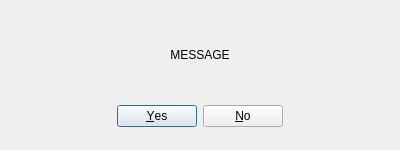
<?xml version="1.0" encoding="UTF-8"?>
<ui version="4.0">
 <class>DialogYN</class>
 <widget class="QDialog" name="DialogYN">
  <property name="geometry">
   <rect>
    <x>0</x>
    <y>0</y>
    <width>400</width>
    <height>150</height>
   </rect>
  </property>
  <property name="windowTitle">
   <string>Dialog</string>
  </property>
  <widget class="QDialogButtonBox" name="buttonBoxYN">
   <property name="geometry">
    <rect>
     <x>20</x>
     <y>100</y>
     <width>360</width>
     <height>32</height>
    </rect>
   </property>
   <property name="orientation">
    <enum>Qt::Orientation::Horizontal</enum>
   </property>
   <property name="standardButtons">
    <set>QDialogButtonBox::StandardButton::No|QDialogButtonBox::StandardButton::Yes</set>
   </property>
   <property name="centerButtons">
    <bool>true</bool>
   </property>
  </widget>
  <widget class="QLabel" name="labelMessage">
   <property name="geometry">
    <rect>
     <x>20</x>
     <y>20</y>
     <width>360</width>
     <height>70</height>
    </rect>
   </property>
   <property name="text">
    <string>MESSAGE</string>
   </property>
   <property name="alignment">
    <set>Qt::AlignmentFlag::AlignCenter</set>
   </property>
   <property name="wordWrap">
    <bool>true</bool>
   </property>
  </widget>
 </widget>
 <resources/>
 <connections>
  <connection>
   <sender>buttonBoxYN</sender>
   <signal>accepted()</signal>
   <receiver>DialogYN</receiver>
   <slot>accept()</slot>
   <hints>
    <hint type="sourcelabel">
     <x>248</x>
     <y>254</y>
    </hint>
    <hint type="destinationlabel">
     <x>157</x>
     <y>274</y>
    </hint>
   </hints>
  </connection>
  <connection>
   <sender>buttonBoxYN</sender>
   <signal>rejected()</signal>
   <receiver>DialogYN</receiver>
   <slot>reject()</slot>
   <hints>
    <hint type="sourcelabel">
     <x>316</x>
     <y>260</y>
    </hint>
    <hint type="destinationlabel">
     <x>286</x>
     <y>274</y>
    </hint>
   </hints>
  </connection>
 </connections>
</ui>
